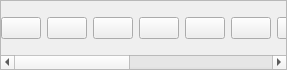
<?xml version="1.0" encoding="UTF-8"?>
<ui version="4.0">
 <class>ToolForm</class>
 <widget class="QWidget" name="ToolForm">
  <property name="geometry">
   <rect>
    <x>0</x>
    <y>0</y>
    <width>287</width>
    <height>70</height>
   </rect>
  </property>
  <property name="windowTitle">
   <string>Tool</string>
  </property>
  <property name="styleSheet">
   <string notr="true"/>
  </property>
  <layout class="QHBoxLayout" name="horizontalLayout">
   <property name="spacing">
    <number>0</number>
   </property>
   <property name="sizeConstraint">
    <enum>QLayout::SetMinimumSize</enum>
   </property>
   <property name="leftMargin">
    <number>0</number>
   </property>
   <property name="topMargin">
    <number>0</number>
   </property>
   <property name="rightMargin">
    <number>0</number>
   </property>
   <property name="bottomMargin">
    <number>0</number>
   </property>
   <item>
    <widget class="QScrollArea" name="scrollArea">
     <property name="sizePolicy">
      <sizepolicy hsizetype="Preferred" vsizetype="Preferred">
       <horstretch>0</horstretch>
       <verstretch>0</verstretch>
      </sizepolicy>
     </property>
     <property name="minimumSize">
      <size>
       <width>0</width>
       <height>0</height>
      </size>
     </property>
     <property name="sizeAdjustPolicy">
      <enum>QAbstractScrollArea::AdjustToContents</enum>
     </property>
     <property name="widgetResizable">
      <bool>true</bool>
     </property>
     <widget class="QWidget" name="scrollAreaWidgetContents">
      <property name="geometry">
       <rect>
        <x>0</x>
        <y>0</y>
        <width>750</width>
        <height>54</height>
       </rect>
      </property>
      <layout class="QHBoxLayout" name="horizontalLayout_2">
       <property name="leftMargin">
        <number>0</number>
       </property>
       <property name="topMargin">
        <number>0</number>
       </property>
       <property name="rightMargin">
        <number>0</number>
       </property>
       <property name="bottomMargin">
        <number>0</number>
       </property>
       <item>
        <widget class="QPushButton" name="screenShotBtn">
         <property name="toolTip">
          <string>screen shot</string>
         </property>
         <property name="text">
          <string/>
         </property>
        </widget>
       </item>
       <item>
        <widget class="QPushButton" name="returnBtn">
         <property name="toolTip">
          <string>return</string>
         </property>
         <property name="text">
          <string/>
         </property>
        </widget>
       </item>
       <item>
        <widget class="QPushButton" name="homeBtn">
         <property name="toolTip">
          <string>home</string>
         </property>
         <property name="text">
          <string/>
         </property>
        </widget>
       </item>
       <item>
        <widget class="QPushButton" name="menuBtn">
         <property name="toolTip">
          <string>menu</string>
         </property>
         <property name="text">
          <string/>
         </property>
        </widget>
       </item>
       <item>
        <widget class="QPushButton" name="appSwitchBtn">
         <property name="toolTip">
          <string>app switch</string>
         </property>
         <property name="text">
          <string/>
         </property>
        </widget>
       </item>
       <item>
        <widget class="QPushButton" name="volumeDownBtn">
         <property name="toolTip">
          <string>volume down</string>
         </property>
         <property name="text">
          <string/>
         </property>
        </widget>
       </item>
       <item>
        <widget class="QPushButton" name="volumeUpBtn">
         <property name="toolTip">
          <string>volume up</string>
         </property>
         <property name="text">
          <string/>
         </property>
        </widget>
       </item>
       <item>
        <widget class="QPushButton" name="powerBtn">
         <property name="toolTip">
          <string>power</string>
         </property>
         <property name="text">
          <string/>
         </property>
        </widget>
       </item>
       <item>
        <widget class="QPushButton" name="closeScreenBtn">
         <property name="toolTip">
          <string>close screen</string>
         </property>
         <property name="text">
          <string/>
         </property>
        </widget>
       </item>
       <item>
        <widget class="QPushButton" name="openScreenBtn">
         <property name="toolTip">
          <string>open screen</string>
         </property>
         <property name="text">
          <string/>
         </property>
        </widget>
       </item>
       <item>
        <widget class="QPushButton" name="touchBtn">
         <property name="toolTip">
          <string>touch switch</string>
         </property>
         <property name="text">
          <string/>
         </property>
        </widget>
       </item>
       <item>
        <widget class="QPushButton" name="expandNotifyBtn">
         <property name="toolTip">
          <string>expand notify</string>
         </property>
         <property name="text">
          <string/>
         </property>
        </widget>
       </item>
       <item>
        <widget class="QPushButton" name="fullScreenBtn">
         <property name="toolTip">
          <string>full screen</string>
         </property>
         <property name="text">
          <string/>
         </property>
        </widget>
       </item>
       <item>
        <widget class="QPushButton" name="groupControlBtn">
         <property name="toolTip">
          <string>group control</string>
         </property>
         <property name="text">
          <string/>
         </property>
        </widget>
       </item>
      </layout>
     </widget>
    </widget>
   </item>
  </layout>
 </widget>
 <resources/>
 <connections/>
</ui>
